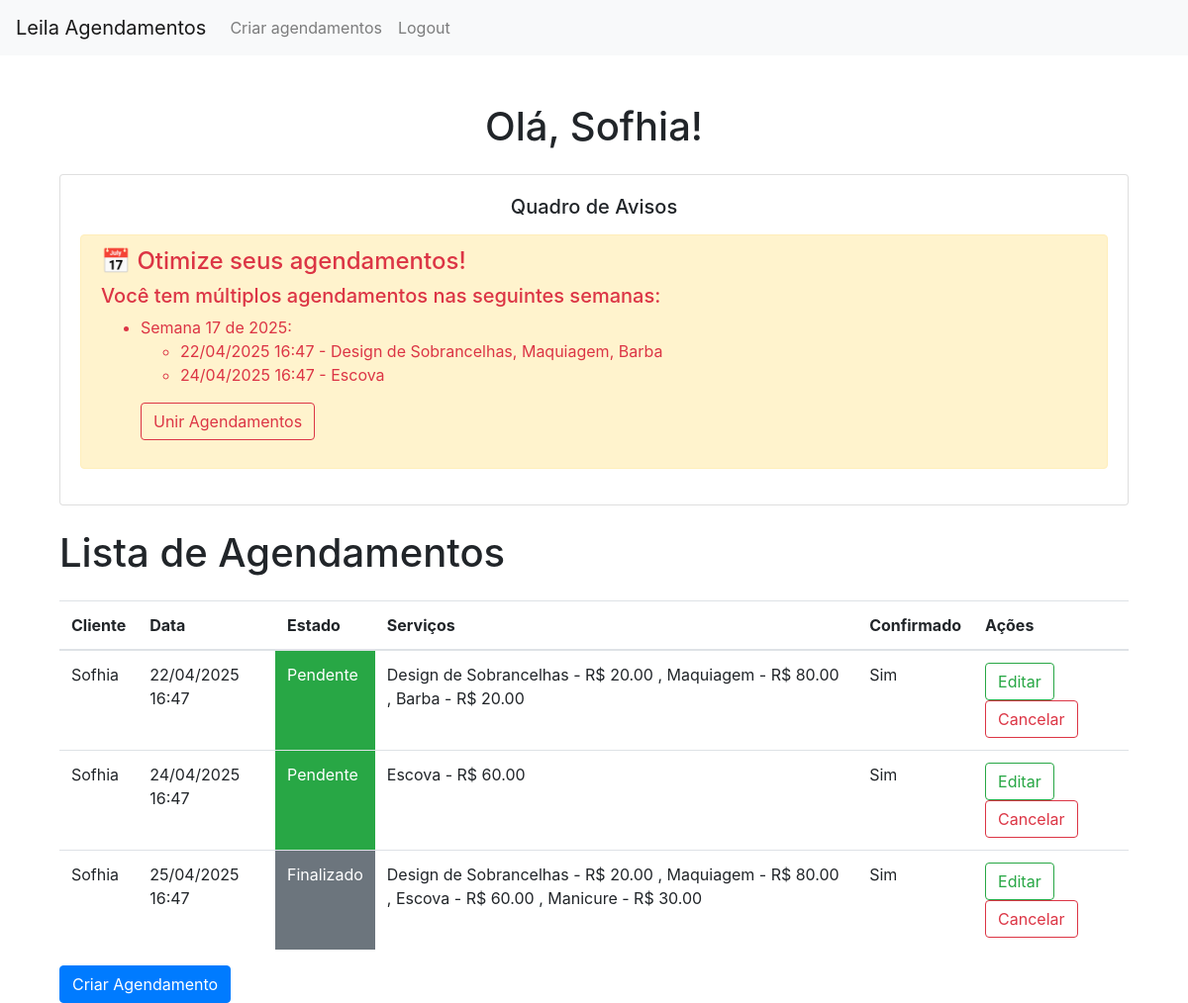
Page / (signed in) on the committed database.
### models.py (models this page shows)
class Cliente(UserMixin, db.Model):
    __tablename__ = 'cliente'
    id = db.Column(db.Integer, primary_key=True)
    nome = db.Column(db.String(80), nullable=False)
    email = db.Column(db.String(120), unique=True, nullable=False)
    telefone = db.Column(db.String(20), nullable=False)
    senha = db.Column(db.String(120), nullable=False)
    is_admin = db.Column(db.Boolean, default=False)  # Campo para identificar administradores

class Agendamentos(db.Model):
    __tablename__ = 'agendamentos'
    id = db.Column(db.Integer, primary_key=True)
    clienteId = db.Column(db.Integer, db.ForeignKey('cliente.id'), nullable=False)
    data = db.Column(db.DateTime, nullable=False)
    estado = db.Column(db.Enum(Estado), default=Estado.pendente, nullable=False)
    cliente = db.relationship('Cliente', backref='agendamentos')
    is_confirmed = db.Column(db.Boolean, default=False)

class Servico(db.Model):
    id = db.Column(db.Integer, primary_key=True)
    nome = db.Column(db.String(100), nullable=False)
    preco = db.Column(db.Float, nullable=False)
    descricao = db.Column(db.Text)

### app.py (the view)
@app.route('/') # rota home
def home():
    if current_user.is_authenticated: # se logado
        if current_user.is_admin: # se admin
            agendamentos = Agendamentos.query.order_by(Agendamentos.data.asc()) # pega todos os agendamentos
            return render_template('index.html', agendamentos=agendamentos, semanas_com_multiplos={})
        else: # se não admin
            agendamentos = Agendamentos.query.filter_by(clienteId=current_user.id).order_by(Agendamentos.data.asc()).all()
            agendamentosPendente = Agendamentos.query.filter(Agendamentos.clienteId==current_user.id, Agendamentos.estado == Estado.pendente).order_by(Agendamentos.data.asc()).all()
            agendamentos_por_semana = defaultdict(list) # agendamento por semanas
            for agendamento in agendamentosPendente:
                ano, semana, _ = agendamento.data.isocalendar()
                agendamentos_por_semana[(ano, semana)].append({
                    'id': agendamento.id,
                    'data': agendamento.data,
                    'dia_semana': agendamento.data.strftime('%A'),  # Nome do dia da semana
                    'servicos': agendamento.servicos
                })
            semanas_com_multiplos = {semana: ags for semana, ags in agendamentos_por_semana.items() if len(ags) > 1}
            return render_template('index.html', agendamentos=agendamentos, semanas_com_multiplos=semanas_com_multiplos)
    return render_template('index.html', agendamentos=[], semanas_com_multiplos={})

### app.py (called while the page is built)
@lm.user_loader # decorador para carregar user
def load_user(id): # pega o id para carregar user
    cliente = db.session.query(Cliente).filter_by(id=id).first()
    return cliente

### templates/index.html (shortened to what this page needs)
{% extends 'header.html' %}
{% block content %}
<div class="container mt-5">
    {% if current_user.is_authenticated %}
        <h1 class="text-center mb-4">Olá, {{ current_user.nome }}!</h1>
        {% if current_user.is_admin %}
        <h1 class="mb-4">Lista de Agendamentos</h1>
        {% if agendamentos %}
            <table class="table">
                <thead>
                    <tr>
                        <th>Cliente</th>
                        <th>Data</th>
                        <th>Estado</th>
                        <th>Serviços</th>
                        <th>Confirmado</th>
                        <th>Ações</th>
                    </tr>
                </thead>
                <tbody>
                    {% for agendamento in agendamentos %}
                    <tr>
                        <td>{{ agendamento.cliente.nome }}</td>
                        <td>{{ agendamento.data.strftime('%d/%m/%Y %H:%M') }}</td>
                        {% if agendamento.estado.value == 'pendente' %}
                        <td class="bg-success text-white">
                            {{ agendamento.estado.value | capitalize }}
                        </td>
                        {% else %}
                        <td class="bg-secondary text-white">
                            {{ agendamento.estado.value | capitalize }}
                        </td>
                        {% endif %}
                        <td>
                            {% for servico in agendamento.servicos %}
                                {{ servico.nome }} - R$ {{ "%.2f"|format(servico.preco) }}{% if not loop.last %}, {% endif %}
                            {% endfor %}
                        </td>
                        <td>
                            {% if agendamento.is_confirmed %}
                            <p>Sim</p>
                            {% else %}
                            <p>Não</p>
                            {% endif %}
                        </td>
                        <td>
                            <a href="{{ url_for('editarAgendamento', id=agendamento.id) }}" class="btn btn-outline-info">Editar</a>
                            {% if agendamento.is_confirmed %}
                            <a href="#" class="btn btn-success">Confirmado</a>
                            {% else %}
                            <a href="{{ url_for('confirmarAgendamento', id=agendamento.id) }}" class="btn btn-outline-success">Confirmar</a>
                            {% endif %}
                            <a href="{{ url_for('cancelarAgendamento', id=agendamento.id) }}" class="btn btn-outline-warning">Cancelar</a>
                            <a href="{{ url_for('excluirAgendamento', id=agendamento.id) }}" class="btn btn-outline-danger">Excluir</a>
                        </td>
                    </tr>
                    {% endfor %}
                </tbody>
            </table>
        {% else %}
            <div class="alert alert-warning">Nenhum agendamento encontrado.</div>
        {% endif %}
        {% else %}
        <div class="card mb-4">
            <div class="card-body">
            <h5 class="card-title text-center">Quadro de Avisos</h5>
                {% if semanas_com_multiplos %}
                    <div class="alert alert-warning mt-3 text-danger">
                        <h4>📅 Otimize seus agendamentos!</h4>
                        <h5>Você tem múltiplos agendamentos nas seguintes semanas:</h5>
                        <ul>
                            {% for semana, agendamentos in semanas_com_multiplos.items() %}
                            <li>
                                Semana {{ semana[1] }} de {{ semana[0] }}:
                        <ul>
                            {% for agendamento in agendamentos %}
                            <li>
                                {{ agendamento.data.strftime('%d/%m/%Y %H:%M') }} -
                                {% for servico in agendamento.servicos %}
                                    {{ servico.nome }}{% if not loop.last %}, {% endif %}
                                {% endfor %}
                            </li>
                            {% endfor %}
                        </ul>
                                <form action="{{ url_for('unirAgendamentos', id1=agendamentos[0].id, id2=agendamentos[1].id) }}" method="POST">
                                    <div class="form-group mt-3">
                                        <button type="submit" class="btn btn-outline-danger">Unir Agendamentos</button>
                                    </div>
                                </form>
                            </li>
                            {% endfor %}
                        </ul>
                    </div>
                {% else %}
                    <div class="alert alert-success">
                        <p>Tudo certo com seus agendamentos!</p>
                    </div>
                {% endif %}
                </div>
    </div>
        <h1 class="mb-4">Lista de Agendamentos</h1>
        {% if agendamentos %}
            <table class="table">
                <thead>
                    <tr>
                        <th>Cliente</th>
                        <th>Data</th>
                        <th>Estado</th>
                        <th>Serviços</th>
                        <th>Confirmado</th>
                        <th>Ações</th>
                    </tr>
                </thead>
                <tbody>
                    {% for agendamento in agendamentos %}
                    <tr>
                        <td>{{ agendamento.cliente.nome }}</td>
                        <td>{{ agendamento.data.strftime('%d/%m/%Y %H:%M') }}</td>
                        {% if agendamento.estado.value == 'pendente' %}
                        <td class="bg-success text-white">
                            {{ agendamento.estado.value | capitalize }}
                        </td>
                        {% else %}
                        <td class="bg-secondary text-white">
                            {{ agendamento.estado.value | capitalize }}
                        </td>
                        {% endif %}
                        <td>
                            {% for servico in agendamento.servicos %}
                                {{ servico.nome }} - R$ {{ "%.2f"|format(servico.preco) }} {% if not loop.last %}, {% endif %}{% endfor %}
                        </td>
                        <td>
                            {% if agendamento.is_confirmed %}
                            <p>Sim</p>
                            {% else %}
                            <p>Não</p>
                            {% endif %}
                        </td>
                        <td>
                            <a href="{{ url_for('editarAgendamento', id=agendamento.id) }}" class="btn btn-outline-success">Editar</a>
                            <a href="{{ url_for('cancelarAgendamento', id=agendamento.id) }}" class="btn btn-outline-danger">Cancelar</a>
                        </td>
                    </tr>
                    {% endfor %}
                </tbody>
            </table>
        {% else %}
            <div class="alert alert-warning">Nenhum agendamento encontrado.</div>
        {% endif %}
        {% endif %}
                <a href="{{ url_for('agendamentos') }}" class="btn btn-primary">Criar Agendamento</a>
    {% endif %}
</div>
{% endblock %}

### rows in the picture
Cliente: nome "Sofhia"
Agendamentos: data "22/04/2025 16:47", cliente.nome "Sofhia", data "22/04/2025 16:47", estado.value "Pendente", is_confirmed "Sim"
Servico: nome "Design de Sobrancelhas", preco "20.00"
Servico: nome "Maquiagem", preco "80.00"
Servico: nome "Barba", preco "20.00"
Agendamentos: data "24/04/2025 16:47", cliente.nome "Sofhia", data "24/04/2025 16:47", estado.value "Pendente", is_confirmed "Sim"
Servico: nome "Escova", preco "60.00"
Agendamentos: cliente.nome "Sofhia", data "25/04/2025 16:47", estado.value "Finalizado", is_confirmed "Sim"
Servico: nome "Manicure", preco "30.00"

### other values in the picture
{{ semana[1] }} "17"
{{ semana[0] }} "2025"
